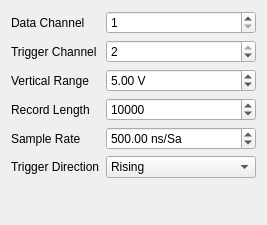
<?xml version="1.0" encoding="UTF-8"?>
<ui version="4.0">
 <class>MotorScopeConfigWidget</class>
 <widget class="QWidget" name="MotorScopeConfigWidget">
  <property name="geometry">
   <rect>
    <x>0</x>
    <y>0</y>
    <width>267</width>
    <height>225</height>
   </rect>
  </property>
  <property name="windowTitle">
   <string>Form</string>
  </property>
  <layout class="QFormLayout" name="formLayout">
   <item row="0" column="0">
    <widget class="QLabel" name="dataChannelLabel">
     <property name="text">
      <string>Data Channel</string>
     </property>
    </widget>
   </item>
   <item row="0" column="1">
    <widget class="QSpinBox" name="dataChannelSpinBox">
     <property name="minimum">
      <number>1</number>
     </property>
     <property name="maximum">
      <number>2</number>
     </property>
    </widget>
   </item>
   <item row="1" column="0">
    <widget class="QLabel" name="triggerChannelLabel">
     <property name="text">
      <string>Trigger Channel</string>
     </property>
    </widget>
   </item>
   <item row="1" column="1">
    <widget class="QSpinBox" name="triggerChannelSpinBox">
     <property name="minimum">
      <number>1</number>
     </property>
     <property name="maximum">
      <number>2</number>
     </property>
     <property name="value">
      <number>2</number>
     </property>
    </widget>
   </item>
   <item row="2" column="0">
    <widget class="QLabel" name="verticalRangeLabel">
     <property name="text">
      <string>Vertical Range</string>
     </property>
    </widget>
   </item>
   <item row="2" column="1">
    <widget class="QDoubleSpinBox" name="verticalRangeDoubleSpinBox">
     <property name="suffix">
      <string> V</string>
     </property>
     <property name="maximum">
      <double>20.000000000000000</double>
     </property>
     <property name="value">
      <double>5.000000000000000</double>
     </property>
    </widget>
   </item>
   <item row="3" column="0">
    <widget class="QLabel" name="recordLengthLabel">
     <property name="text">
      <string>Record Length</string>
     </property>
    </widget>
   </item>
   <item row="3" column="1">
    <widget class="QSpinBox" name="recordLengthSpinBox">
     <property name="maximum">
      <number>99999999</number>
     </property>
     <property name="value">
      <number>10000</number>
     </property>
    </widget>
   </item>
   <item row="4" column="0">
    <widget class="QLabel" name="sampleRateLabel">
     <property name="text">
      <string>Sample Rate</string>
     </property>
    </widget>
   </item>
   <item row="4" column="1">
    <widget class="QDoubleSpinBox" name="sampleRateDoubleSpinBox">
     <property name="suffix">
      <string> ns/Sa</string>
     </property>
     <property name="maximum">
      <double>999999.000000000000000</double>
     </property>
     <property name="value">
      <double>500.000000000000000</double>
     </property>
    </widget>
   </item>
   <item row="5" column="0">
    <widget class="QLabel" name="triggerDirectionLabel">
     <property name="text">
      <string>Trigger Direction</string>
     </property>
    </widget>
   </item>
   <item row="5" column="1">
    <widget class="QComboBox" name="triggerDirectionComboBox">
     <item>
      <property name="text">
       <string>Rising</string>
      </property>
     </item>
     <item>
      <property name="text">
       <string>Falling</string>
      </property>
     </item>
    </widget>
   </item>
  </layout>
 </widget>
 <resources/>
 <connections/>
</ui>
